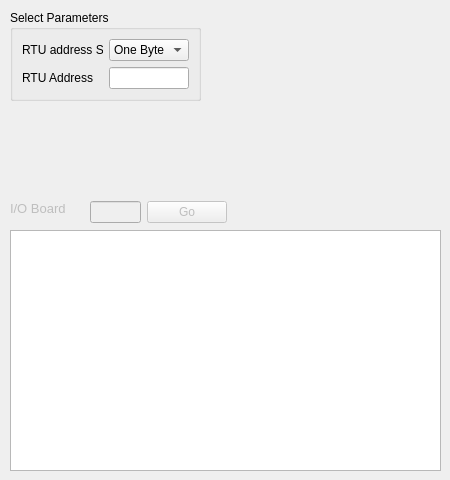
       <widget class="QWidget" name="tab_2">
        <attribute name="title">
         <string>HNZ</string>
        </attribute>
        <widget class="QGroupBox" name="parametersBox_2">
         <property name="geometry">
          <rect>
           <x>10</x>
           <y>10</y>
           <width>191</width>
           <height>91</height>
          </rect>
         </property>
         <property name="title">
          <string>Select Parameters</string>
         </property>
         <layout class="QGridLayout" name="gridLayout_6">
          <item row="0" column="0">
           <widget class="QLabel" name="baudRateLabel_2">
            <property name="text">
             <string>RTU address Size</string>
            </property>
           </widget>
          </item>
          <item row="1" column="0">
           <widget class="QLabel" name="dataBitsLabel_2">
            <property name="text">
             <string>RTU Address</string>
            </property>
           </widget>
          </item>
          <item row="0" column="1">
           <widget class="QComboBox" name="RtuAddSizeBox">
            <item>
             <property name="text">
              <string>One Byte</string>
             </property>
            </item>
            <item>
             <property name="text">
              <string>Two Bytes</string>
             </property>
            </item>
            <item>
             <property name="text">
              <string>Three Bytes</string>
             </property>
            </item>
           </widget>
          </item>
          <item row="1" column="1">
           <widget class="QLineEdit" name="rtuAddressEdit"/>
          </item>
         </layout>
        </widget>
        <widget class="QTableWidget" name="ioboardTable">
         <property name="enabled">
          <bool>true</bool>
         </property>
         <property name="geometry">
          <rect>
           <x>10</x>
           <y>230</y>
           <width>431</width>
           <height>241</height>
          </rect>
         </property>
        </widget>
        <widget class="QLabel" name="IOBoardLabel">
         <property name="enabled">
          <bool>false</bool>
         </property>
         <property name="geometry">
          <rect>
           <x>10</x>
           <y>200</y>
           <width>68</width>
           <height>16</height>
          </rect>
         </property>
         <property name="font">
          <font>
           <pointsize>10</pointsize>
           <weight>50</weight>
           <bold>false</bold>
          </font>
         </property>
         <property name="text">
          <string>I/O Board </string>
         </property>
        </widget>
        <widget class="QWidget" name="layoutWidget">
         <property name="geometry">
          <rect>
           <x>90</x>
           <y>200</y>
           <width>137</width>
           <height>25</height>
          </rect>
         </property>
         <layout class="QGridLayout" name="gridLayout">
          <item row="0" column="0">
           <widget class="QLineEdit" name="ioboardInput">
            <property name="enabled">
             <bool>false</bool>
            </property>
           </widget>
          </item>
          <item row="0" column="1">
           <widget class="QPushButton" name="ioboardButton">
            <property name="enabled">
             <bool>false</bool>
            </property>
            <property name="text">
             <string>Go</string>
            </property>
           </widget>
          </item>
         </layout>
        </widget>
       </widget>
